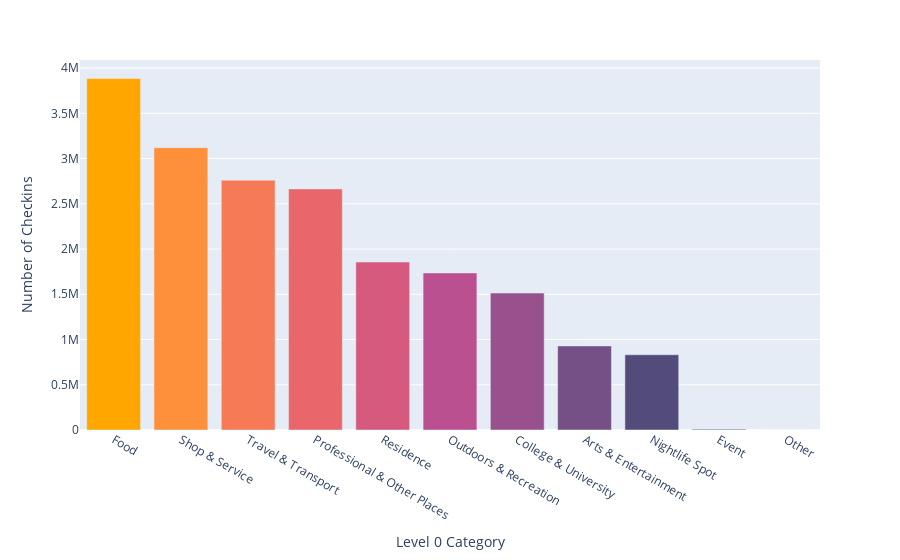

The notebook cell this image was saved under:
### Markdown cell above
Plot check-ins per level 0 category.

### Code cell
# Plot
data = merged_df_grouped

fig = px.bar(data, x='level_0_category', y='number_of_checkins',
             hover_data=['level_0_category', 'number_of_checkins'], color='number_of_checkins',
             labels={'number_of_checkins':'Number of Checkins', 'level_0_category':'Level 0 Category'})

cscale = ['#003f5c', '#31466d', '#534c7b', '#755086', '#98518d', '#bb5090', '#d6597e', '#e9676b', '#f67a55',
          '#fe8f3b', '#ffa600']

cscale.reverse()

fig.update_traces(marker_color=cscale,
                  hovertemplate = 'Category: %{x}'+'<br>Number of checkins: %{y:f}<extra></extra>')

fig.show()

### Figure 1 — Plotly figure (JSON) as saved in the notebook; plotly's stock layout.template omitted (floating-point values rounded to 4 significant figures)
{"data": [{"alignmentgroup": "True", "hovertemplate": "Category: %{x}<br>Number of checkins: %{y:f}<extra></extra>", "legendgroup": "", "marker": {"color": ["#ffa600", "#fe8f3b", "#f67a55", "#e9676b", "#d6597e", "#bb5090", "#98518d", "#755086", "#534c7b", "#31466d", "#003f5c"], "coloraxis": "coloraxis"}, "name": "", "offsetgroup": "", "orientation": "v", "showlegend": false, "textposition": "auto", "type": "bar", "x": ["Food", "Shop & Service", "Travel & Transport", "Professional & Other Places", "Residence", "Outdoors & Recreation", "College & University", "Arts & Entertainment", "Nightlife Spot", "Event", "Other"], "xaxis": "x", "y": [3885074, 3120378, 2760016, 2664898, 1856524, 1736333, 1513662, 929240, 831598, 8381, 7], "yaxis": "y"}], "layout": {"barmode": "relative", "coloraxis": {"colorbar": {"title": {"text": "Number of Checkins"}}, "colorscale": [[0, "#0d0887"], [0.1111, "#46039f"], [0.2222, "#7201a8"], [0.3333, "#9c179e"], [0.4444, "#bd3786"], [0.5556, "#d8576b"], [0.6667, "#ed7953"], [0.7778, "#fb9f3a"], [0.8889, "#fdca26"], [1, "#f0f921"]]}, "legend": {"tracegroupgap": 0}, "margin": {"t": 60}, "xaxis": {"anchor": "y", "domain": [0, 1], "title": {"text": "Level 0 Category"}}, "yaxis": {"anchor": "x", "domain": [0, 1], "title": {"text": "Number of Checkins"}}}}
